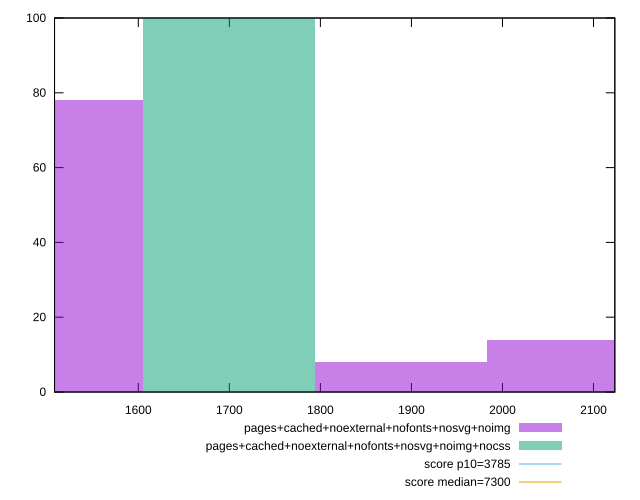

Source code (gnuplot):
reset

$pagesCachedNoexternalNofontsNosvgNoimg <<EOF
1511.2320926859918 78
2077.944127443239 14
1889.0401158574898 8
EOF

$pagesCachedNoexternalNofontsNosvgNoimgNocss <<EOF
1700.1361042717408 100
EOF

set key outside below
set boxwidth 188.90401158574898
set xrange [1508.0034:2123.4029499999997]
set yrange [0:100]
set trange [0:100]
set style fill transparent solid 0.5 noborder

set parametric
set terminal svg size 640, 500 enhanced background rgb 'white'
set output "report_00008_2021-01-22T20:58:29.167/interactive/comparison/histogram/11_vs_12.svg"

plot $pagesCachedNoexternalNofontsNosvgNoimg title "pages+cached+noexternal+nofonts+nosvg+noimg" with boxes, \
     $pagesCachedNoexternalNofontsNosvgNoimgNocss title "pages+cached+noexternal+nofonts+nosvg+noimg+nocss" with boxes, \
     3785,t title "score p10=3785", \
     7300,t title "score median=7300"

reset
